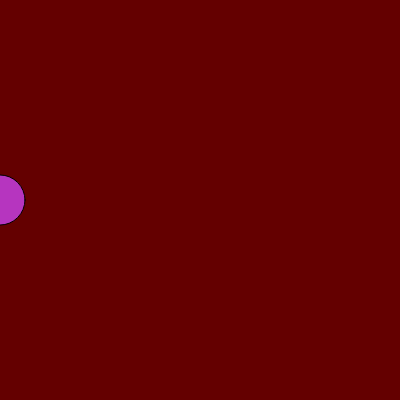
Frame 1 (no input)
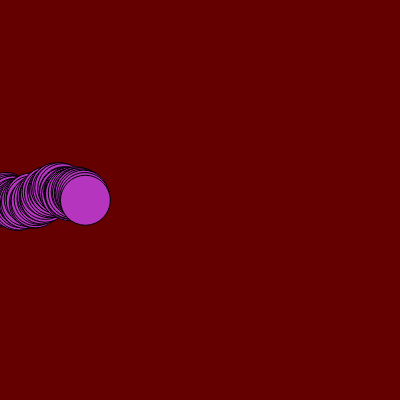
Frame 60 (no input)
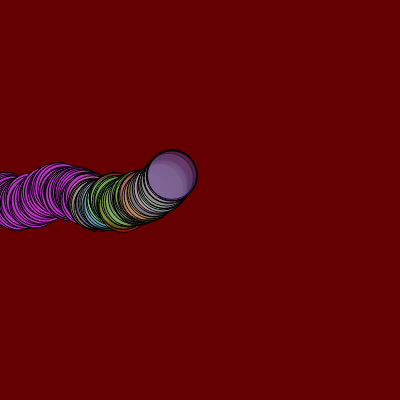
Frame 120 (the mouse pressed at the canvas centre since frame 60)

The p5.js sketch that drew these frames (run headless with seeded random() and noise() and a simulated clock; from frame 60 on, the mouse is pressed at the canvas centre):

// p5.js sketch
// ── sketch.js
let cor;
let posicaoHorizontal; // x
let posicaoVertical; // y

let posicaoHorizontal2; // x
let posicaoVertical2; // y

function setup() {
  createCanvas(400, 400);
   background(color(100,0,0));
  cor = color(random(0,255), random(0,255), random(0,255));
  posicaoHorizontal = 0;
  posicaoVertical = 200;
   posicaoHorizontal2 = 0;
  posicaoVertical2 = 200;
}


function draw() {
  
  fill(cor);
  circle(posicaoHorizontal,posicaoVertical,50);
 
  posicaoHorizontal += random (0, 3);
  posicaoVertical += random (-3, 3);
  
  if (mouseIsPressed){
    cor = color(random(0,255), random(0,255), random(0,255), random(0,100));
  }
    
}
